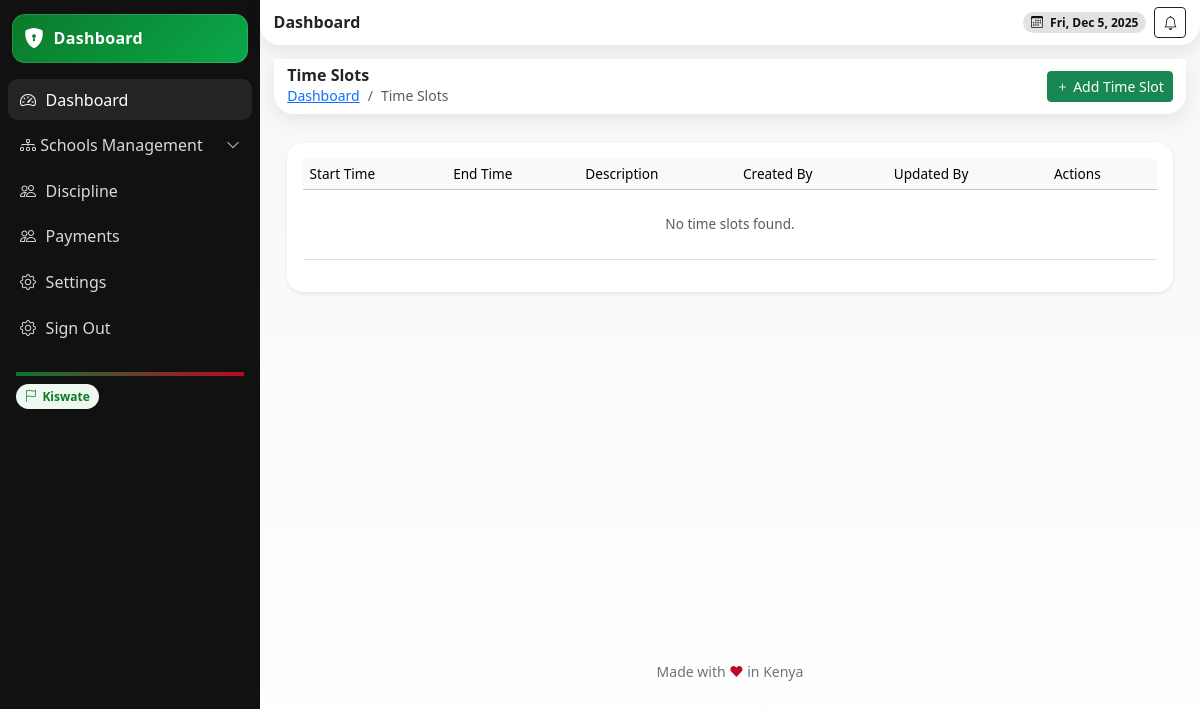
/time-slots/ (signed in), run on an earlier commit of the app's database.
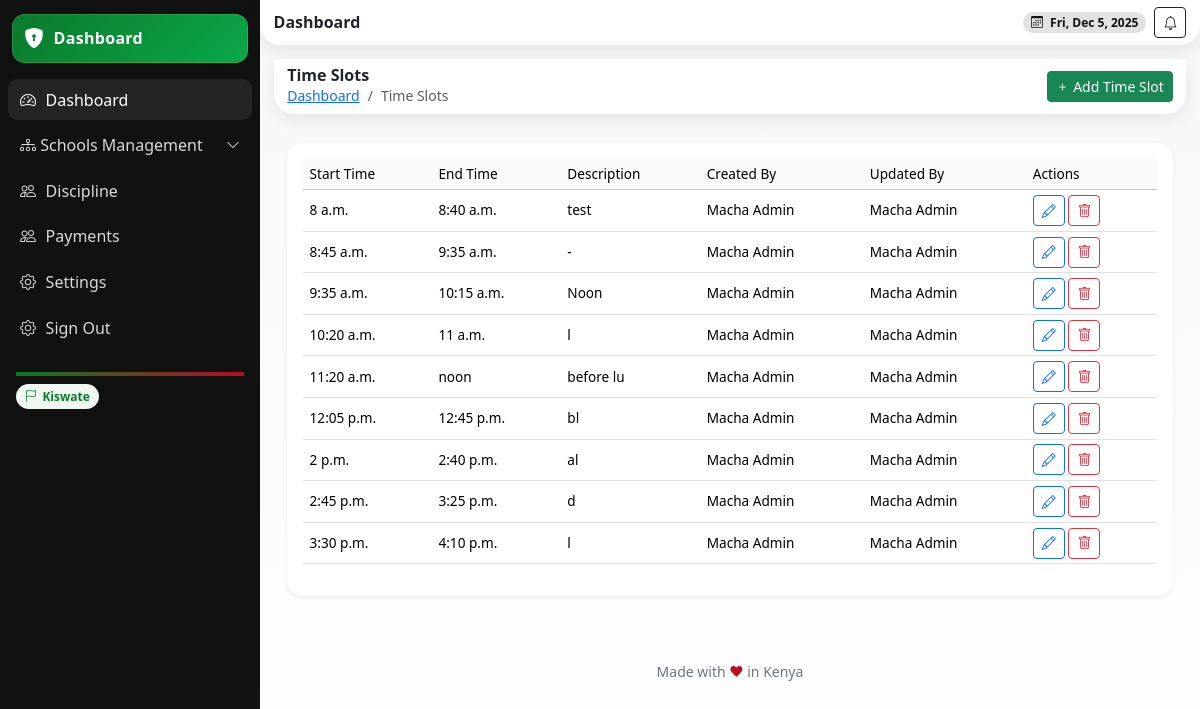
And on a later commit of the database.
### school/models.py (models this page shows, shortened)
class TimeSlot(models.Model):
    start_time = models.TimeField()
    end_time = models.TimeField()
    description = models.CharField(max_length=100, blank=True)
    school = models.ForeignKey('School', on_delete=models.CASCADE, related_name='time_slots')
    created_at = models.DateTimeField(auto_now_add=True)
    created_by = models.ForeignKey('StaffProfile', on_delete=models.SET_NULL, null=True, related_name='created_time_slots')
    updated_at = models.DateTimeField(auto_now=True)
    updated_by = models.ForeignKey('StaffProfile', on_delete=models.SET_NULL, null=True, related_name='updated_time_slots')
    class Meta:
        unique_together = ['school', 'start_time', 'end_time']
        ordering = ['start_time']

class StaffProfile(models.Model):
    user = models.OneToOneField(User, on_delete=models.CASCADE)
    staff_id = models.CharField(max_length=50, unique=True, db_index=True)
    date_of_birth = models.DateField(blank=True, null=True)
    gender = models.CharField(max_length=10, choices=GENDER_CHOICES, blank=True)
    employment_date = models.DateField(blank=True, null=True)
    position = models.CharField(max_length=100, choices=POSITION_CHOICES)
    tsc_number = models.CharField(max_length=50, unique=True, blank=True, null=True)
    qualification = models.TextField(blank=True, null=True)
    subjects = models.ManyToManyField(Subject, related_name='teachers_subjects')  # Changed(max_length=255, blank=True, null=True)
    bio = models.TextField(blank=True, null=True)
    profile_picture = models.ImageField(upload_to='teachers/', blank=True, null=True)
    school = models.ForeignKey(School, on_delete=models.CASCADE)
    department = models.CharField(max_length=50, blank=True)  # e.g., 'Dining Hall', 'School Gate'
    roles = models.ManyToManyField(Role, blank=True, related_name='staff_members')

### userauths/models.py (models this page shows, shortened)
class User(AbstractUser):
    COUNTRY_CURRENCY_MAP = {
        'KENYA': 'KES',
        'UGANDA': 'UGX',
    }
    username = None  # Disable username field
    phone_number = models.CharField(max_length=15, unique=True)
    country = models.CharField(max_length=15,blank=True, null=True)
    email = models.EmailField(unique=True)
    first_name = models.CharField(max_length=50)
    last_name = models.CharField(max_length=50)
    is_staff = models.BooleanField(default=False)
    is_superuser = models.BooleanField(default=False)
    is_admin = models.BooleanField(default=False)
    school_staff = models.BooleanField(default=False)
    is_student = models.BooleanField(default=False)
    is_teacher = models.BooleanField(default=False)
    is_parent = models.BooleanField(default=False)
    is_active = models.BooleanField(default=True)
    is_verified = models.BooleanField(default=False)
    created_at = models.DateTimeField(auto_now_add=True)
    updated_at = models.DateTimeField(auto_now=True)
    objects = CustomUserManager()
    USERNAME_FIELD = 'email'  # Use email as the username field
    REQUIRED_FIELDS = ['first_name', 'last_name', 'phone_number']  # Required fields for createsuperuser
    class Meta:
        ordering = ['-created_at']

### school/views.py (the view)
# urls.py: path('time-slots/', views.time_slot_list, name='time-slot-list'),
@login_required
def time_slot_list(request):
    school = request.user.staffprofile.school
    slots = TimeSlot.objects.filter(school=school).order_by("start_time")
    return render(request, "school/time_slots.html", {"slots": slots, "school": school})

### templates/school/time_slots.html (shortened to what this page needs)
{% extends 'school/base.html' %}
{% block content %}
<header class="header d-flex align-items-center justify-content-between mb-3">
    <div>
        <h6 class="m-0 fw-bold">Time Slots</h6>
        <nav aria-label="breadcrumb" class="small">
            <ol class="breadcrumb mb-0">
                <li class="breadcrumb-item"><a href="{% url 'school:dashboard' %}">Dashboard</a></li>
                <li class="breadcrumb-item active" aria-current="page">Time Slots</li>
            </ol>
        </nav>
    </div>
    <div>
        <button class="btn btn-sm btn-success" data-bs-toggle="modal" data-bs-target="#timeSlotModal" data-mode="create">
            <i class="bi bi-plus"></i> Add Time Slot
        </button>
    </div>
</header>
<section class="content container-fluid">
    <div class="card shadow-sm border-0 rounded-4">
        <div class="card-body">
            <div class="table-responsive">
                <table class="table table-hover align-middle">
                    <thead class="table-light">
                        <tr>
                            <th>Start Time</th>
                            <th>End Time</th>
                            <th>Description</th>
                            <th>Created By</th>
                            <th>Updated By</th>
                            <th>Actions</th>
                        </tr>
                    </thead>
                    <tbody>
                        {% for slot in slots %}
                        <tr>
                            <td>{{ slot.start_time }}</td>
                            <td>{{ slot.end_time }}</td>
                            <td>{{ slot.description|default:"-" }}</td>
                            <td>{{ slot.created_by.user.get_full_name}}</td>
                            <td>{{ slot.updated_by.user.get_full_name }}</td>
                            <td>
                                <button class="btn btn-sm btn-outline-primary"
                                        data-bs-toggle="modal"
                                        data-bs-target="#timeSlotModal"
                                        data-mode="edit"
                                        data-id="{{ slot.id }}"
                                        data-start="{{ slot.start_time|date:'Y-m-d\\TH:i' }}"
                                        data-end="{{ slot.end_time|date:'Y-m-d\\TH:i' }}"
                                        data-description="{{ slot.description }}">
                                    <i class="bi bi-pencil"></i>
                                </button>
                                <button class="btn btn-sm btn-outline-danger"
                                        data-bs-toggle="modal"
                                        data-bs-target="#deleteModal"
                                        data-id="{{ slot.id }}"
                                        data-description="{{ slot.description }}">
                                    <i class="bi bi-trash"></i>
                                </button>
                            </td>
                        </tr>
                        {% empty %}
                        <tr>
                            <td colspan="6" class="text-center text-muted py-4">No time slots found.</td>
                        </tr>
                        {% endfor %}
                    </tbody>
                </table>
            </div>
        </div>
    </div>
</section>
{% endblock %}

What changed in the data, as far as the page shows it:
added TimeSlot: start_time "8 a.m.", end_time "8:40 a.m.", description "test", created_by.user.get_full_name "Macha Admin", updated_by.user.get_full_name "Macha Admin"
added TimeSlot: start_time "8:45 a.m.", end_time "9:35 a.m.", description "-", created_by.user.get_full_name "Macha Admin", updated_by.user.get_full_name "Macha Admin"
added TimeSlot: start_time "9:35 a.m.", end_time "10:15 a.m.", description "Noon", created_by.user.get_full_name "Macha Admin", updated_by.user.get_full_name "Macha Admin"
added TimeSlot: start_time "10:20 a.m.", end_time "11 a.m.", description "l", created_by.user.get_full_name "Macha Admin", updated_by.user.get_full_name "Macha Admin"
added TimeSlot: start_time "11:20 a.m.", end_time "noon", description "before lu", created_by.user.get_full_name "Macha Admin", updated_by.user.get_full_name "Macha Admin"
added TimeSlot: start_time "12:05 p.m.", end_time "12:45 p.m.", description "bl", created_by.user.get_full_name "Macha Admin", updated_by.user.get_full_name "Macha Admin"
added TimeSlot: start_time "2 p.m.", end_time "2:40 p.m.", description "al", created_by.user.get_full_name "Macha Admin", updated_by.user.get_full_name "Macha Admin"
added TimeSlot: start_time "2:45 p.m.", end_time "3:25 p.m.", description "d", created_by.user.get_full_name "Macha Admin", updated_by.user.get_full_name "Macha Admin"
added TimeSlot: start_time "3:30 p.m.", end_time "4:10 p.m.", description "l", created_by.user.get_full_name "Macha Admin", updated_by.user.get_full_name "Macha Admin"
Also different on the page:
text no longer shown: "No time slots found."
